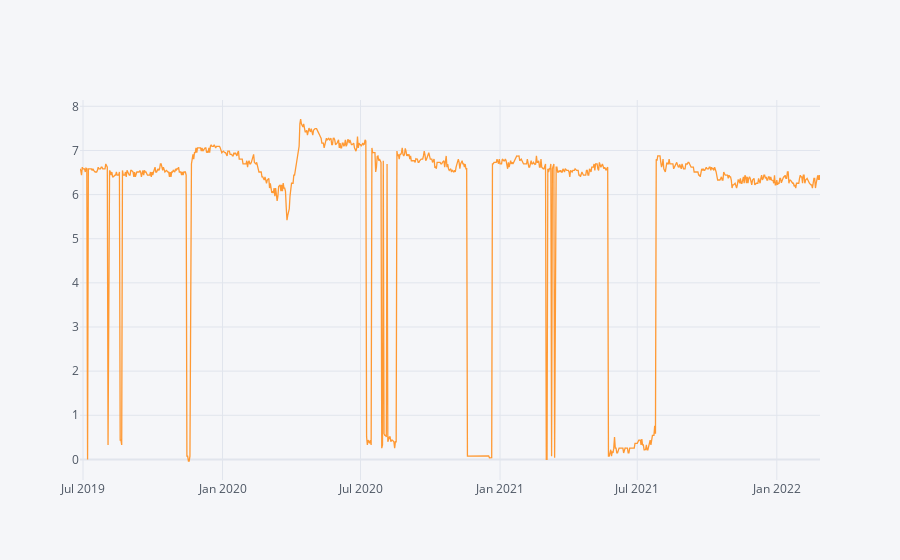

Notebook source saved alongside this figure:
### Markdown cell above
#### Vibration First Floor 781K001

### Code cell
df_781K001_New['Vibration First Floor 781K001'].iplot()

### Figure 1 — Plotly figure (JSON) as saved in the notebook; plotly's stock layout.template omitted (floating-point values rounded to 4 significant figures; data arrays with more than 128 entries replaced by an {"elided": "..."} marker saying what was removed)
{"data": [{"line": {"color": "rgba(255, 153, 51, 1.0)", "dash": "solid", "shape": "linear", "width": 1.3}, "mode": "lines", "name": "Vibration First Floor 781K001", "text": "", "type": "scatter", "x": {"elided": "938 str values"}, "y": {"elided": "938 float values"}}], "layout": {"legend": {"bgcolor": "#F5F6F9", "font": {"color": "#4D5663"}}, "paper_bgcolor": "#F5F6F9", "plot_bgcolor": "#F5F6F9", "title": {"font": {"color": "#4D5663"}}, "xaxis": {"gridcolor": "#E1E5ED", "showgrid": true, "tickfont": {"color": "#4D5663"}, "title": {"font": {"color": "#4D5663"}, "text": ""}, "zerolinecolor": "#E1E5ED"}, "yaxis": {"gridcolor": "#E1E5ED", "showgrid": true, "tickfont": {"color": "#4D5663"}, "title": {"font": {"color": "#4D5663"}, "text": ""}, "zerolinecolor": "#E1E5ED"}}}
